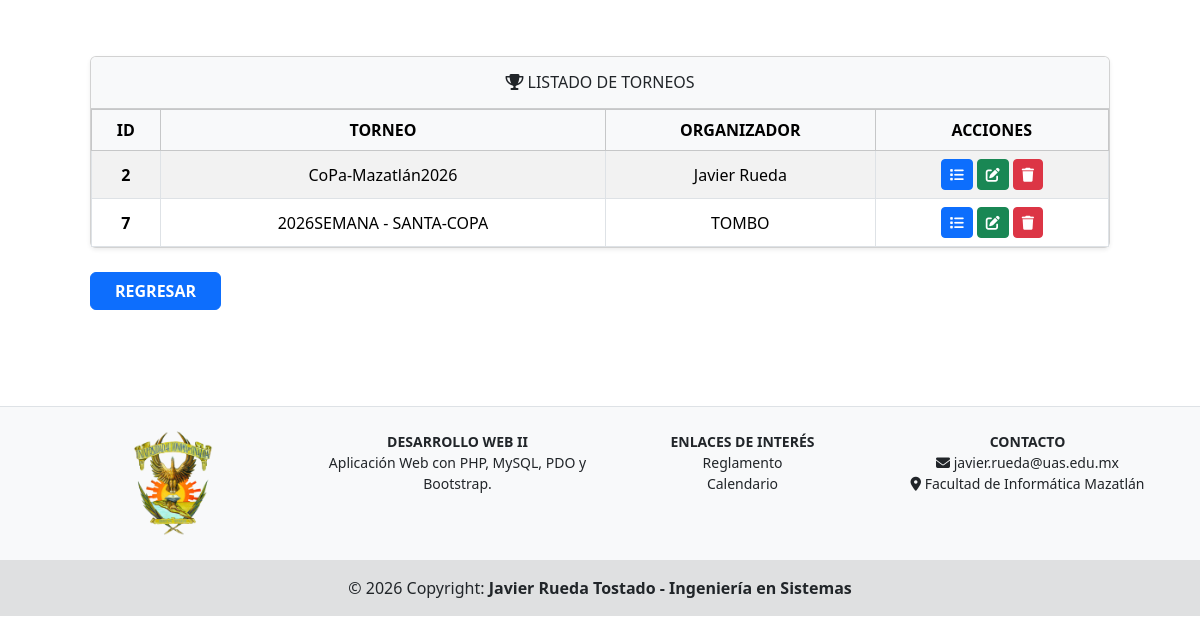
The page /views/admin/readAllTorneos.php on the database its author committed.
### tables this page shows
CREATE TABLE `torneos` (
  `id` int(11) NOT NULL,
  `nombreTorneo` varchar(100) NOT NULL,
  `organizador` varchar(100) DEFAULT NULL,
  `patrocinadores` varchar(100) DEFAULT NULL,
  `sede` varchar(100) DEFAULT NULL,
  `categoria` varchar(50) DEFAULT NULL,
  `premio1` varchar(100) DEFAULT NULL,
  `premio2` varchar(100) DEFAULT NULL,
  `premio3` varchar(100) DEFAULT NULL,
  `usuario` varchar(50) NOT NULL,
  `contrasena` varchar(255) NOT NULL,
  `otroPremio` varchar(150) DEFAULT NULL
);

### models/torneosModel.php (called while the page is built, shortened)
<?php
class torneosModel {
    private $PDO;
    public function __construct() {
        try {
            $this->PDO = new PDO("mysql:host=localhost;dbname=proyecto;charset=utf8", "root", "");
            $this->PDO->setAttribute(PDO::ATTR_ERRMODE, PDO::ERRMODE_EXCEPTION);
        } catch (PDOException $e) {
            die("Error en la conexión: " . $e->getMessage());
        }
    }
    public function read() {
        $statement = $this->PDO->prepare("SELECT * FROM torneos");
        return ($statement->execute()) ? $statement->fetchAll() : false;
    }
}
?>

### controllers/torneosController.php (called while the page is built, shortened)
<?php
require_once(__DIR__ . "/../models/torneosModel.php");
class torneosController {
    private $model;
    public function __construct() {
        $this->model = new torneosModel();
    }
    public function readTorneos() {
        return ($this->model->read())
            ? $this->model->read()
            : false;
    }
}
?>

### views/admin/readAllTorneos.php (the view, shortened to what this page needs)
<?php
require_once(__DIR__ . "/template/header.php");
require_once("../../controllers/torneosController.php");
$objTorneosController = new torneosController();
$rows = $objTorneosController->readTorneos();
?>
<div class="mx-auto p-5">
    <div class="card shadow-sm">
        <div class="card-header py-3 bg-light text-center">
            <h6 class="m-0 font-weight-bold text-dark text-uppercase">
                <i class="fa-solid fa-trophy"></i> LISTADO DE TORNEOS
            </h6>
        </div>
        <div class="card-body p-0">
            <table class="table table-bordered table-striped table-hover text-center align-middle mb-0">
                <thead class="table-light">
                    <tr>
                        <th class="fw-bold">ID</th>
                        <th class="fw-bold">TORNEO</th>
                        <th class="fw-bold">ORGANIZADOR</th>
                        <th class="fw-bold">ACCIONES</th>
                    </tr>
                </thead>
                <tbody>
                    <?php if(!empty($rows)): ?>
                        <?php foreach($rows as $row): ?>
                            <tr>
                                <td class="fw-bold"><?= $row['id'] ?></td>
                                <td><?= $row['nombreTorneo'] ?></td>
                                <td><?= $row['organizador'] ?></td>
                                <td>
                                    <div class="d-inline-flex gap-1">
                                        <a href="readOneTorneo.php?id=<?= $row['id'] ?>" class="btn btn-primary btn-sm">
                                            <i class="fa-solid fa-list"></i>
                                        </a>
                                        <a href="updateTorneo.php?id=<?= $row['id'] ?>" class="btn btn-success btn-sm">
                                            <i class="fa-solid fa-pen-to-square"></i>
                                        </a>
                                        <button type="button" class="btn btn-danger btn-sm"
                                                data-bs-toggle="modal"
                                                data-bs-target="#deleteModal<?= $row['id'] ?>">
                                            <i class="fa-solid fa-trash"></i>
                                        </button>
                                    </div>
                                </td>
                            </tr>
                            <?php endforeach; ?>
                    <?php else: ?>
                        <tr><td colspan="4" class="py-3">No hay registros disponibles.</td></tr>
                    <?php endif; ?>
                </tbody>
            </table>
        </div>
    </div>
    <div class="mt-4">
        <a href="admin.php" class="btn btn-primary fw-bold text-uppercase px-4">
            REGRESAR
        </a>
    </div>
</div>
<?php require_once(__DIR__ . "/template/footer.php"); ?>

### rows shown on the page
torneos: id "2", nombreTorneo "CoPa-Mazatlán2026", organizador "Javier Rueda"
torneos: id "7", nombreTorneo "2026SEMANA - SANTA-COPA", organizador "TOMBO"
